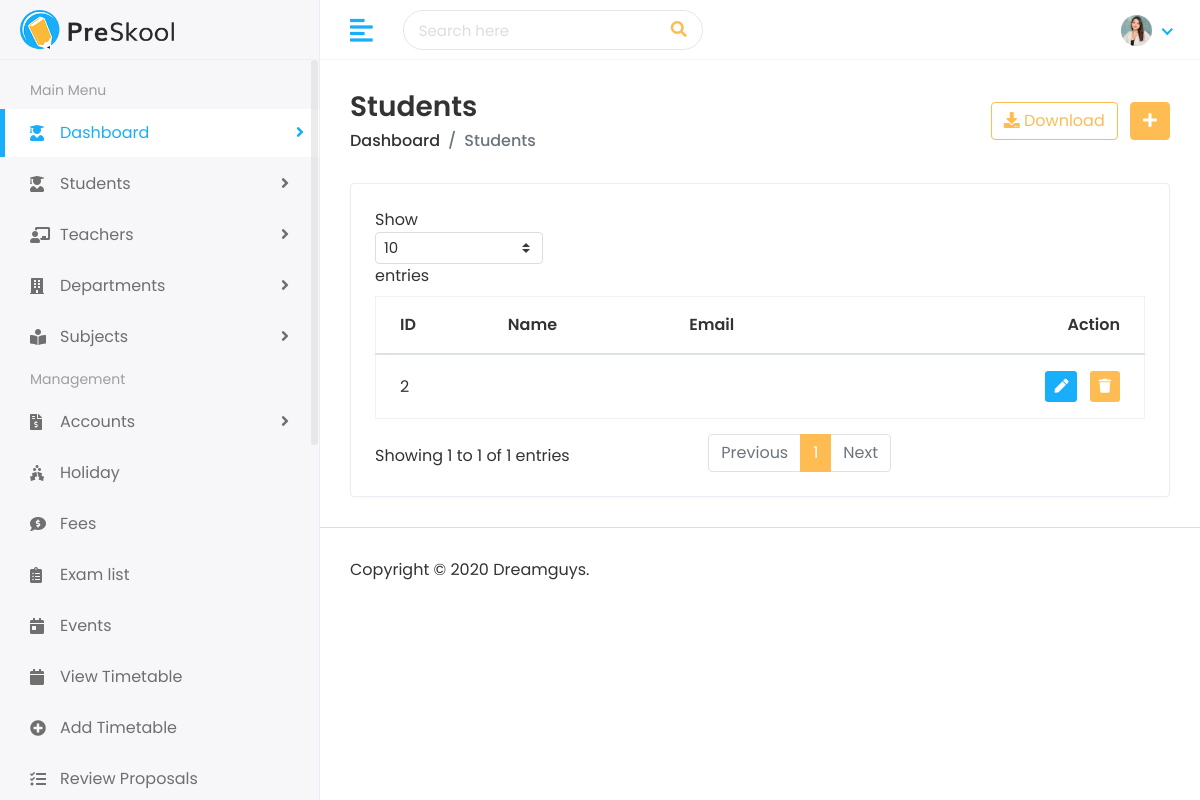
Page /student/ (signed in) on the earlier database version.
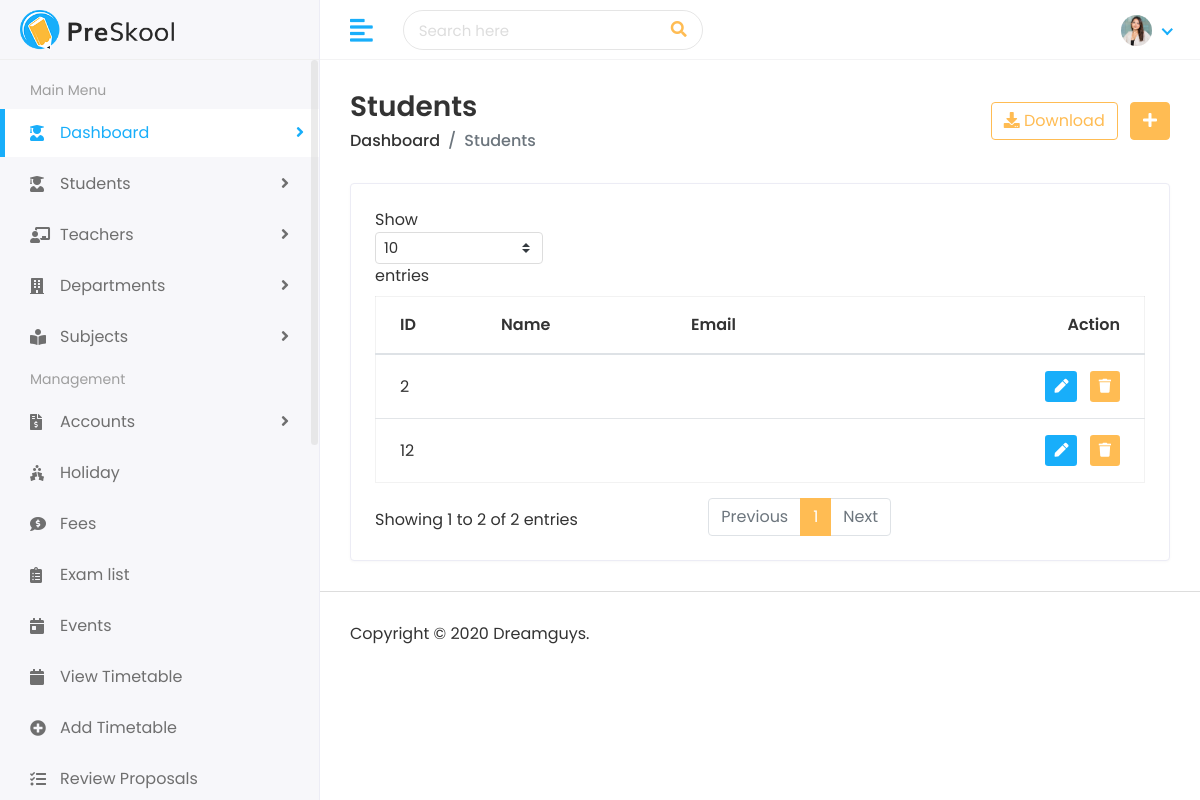
Same page on the later database version.
### student/models.py (models this page shows, shortened)
class Student(models.Model):
   parent = models.ForeignKey(Parent, on_delete=models.CASCADE  , null=True, blank=True)
   user = models.OneToOneField(settings.AUTH_USER_MODEL, on_delete=models.SET_NULL, null=True, blank=True)
   first_name = models.CharField(max_length=100)
   last_name = models.CharField(max_length=100)
   student_id = models.CharField(max_length=200  )
   gender = models.CharField(max_length=10,
   choices=[('Male','Male'), ('Female','Female')])
   date_of_birth = models.DateField(null=True, blank=True)
   student_class = models.CharField(null=True, blank=True ,max_length=50 , choices=[('class A','class A'), ('class B','class B'), ('class C','class C')])
   joining_date = models.DateField(null=True, blank=True)
   mobile_number = models.CharField(null=True, blank=True,max_length=15)
   admission_number = models.CharField(null=True, blank=True ,max_length=20)
   section = models.CharField(null=True, blank=True , max_length=10)
   student_image = models.ImageField(
   upload_to='students/', null = True , blank=True)

### student/views.py (the view)
# urls.py: path('', views.student_list, name='student_list'),
@login_required
def student_list(request):
    students = Student.objects.all()
    return render(request, 'students/students.html', {'students': students})

### templates/students/students.html (shortened to what this page needs)
{% extends 'Home/base.html' %}
{% load static %}
{% block body %}
         <div class="page-wrapper">
            <div class="content container-fluid">
               <div class="page-header">
                  <div class="row align-items-center">
                     <div class="col">
                        <h3 class="page-title">Students</h3>
                        <ul class="breadcrumb">
                           <li class="breadcrumb-item"><a href="">Dashboard</a></li>
                           <li class="breadcrumb-item active">Students</li>
                        </ul>
                     </div>
                     {% if user.is_authenticated and user.is_admin or user.is_authenticated and user.is_teacher %}
                     <div class="col-auto text-right float-right ml-auto">
                        <a href="{% url 'export_students_csv' %}" class="btn btn-outline-primary mr-2"><i class="fas fa-download"></i> Download</a>
                        <a href="{% url 'add_student' %}" class="btn btn-primary"><i class="fas fa-plus"></i></a>
                     </div>
                     {% endif %}
                  </div>
               </div>
               <div class="row">
                  <div class="col-sm-12">
                     <div class="card card-table">
                        <div class="card-body">
                           <div class="table-responsive">
                              <table class="table table-hover table-center mb-0 datatable">
                                 <thead>
                                    <tr>
                                       <th>ID</th>
                                       <th>Name</th>
                                       <th>Email</th>
                                       {% if user.is_authenticated and user.is_admin or user.is_authenticated and user.is_teacher %}
                                       <th class="text-right">Action</th>
                                       {% endif %}
                                    </tr>
                                 </thead>
                                 <tbody>
                                    {% for student in students %}
                                    <tr>
                                       <td>{{ student.student_id}}</td>
                                       <td>
                                       </td>
                                       <td>{{ student.user.email }}</td>
                                       {% if user.is_authenticated and user.is_admin or user.is_authenticated and user.is_teacher %}
                                       <td class="text-right">
                                          <div class="actions">
                                             <a href="{% url 'edit_student' student.student_id %}" class="btn btn-sm bg-success-light mr-2">
                                                 <i class="fas fa-pen"></i>
                                             </a>
                                             <form action="{% url 'delete_student' student.student_id %}" method="POST" style="display:inline;">
                                                 <button type="submit" class="btn btn-sm bg-danger-light" onclick="return confirm('Are you sure you want to delete this student?');">
                                                     <i class="fas fa-trash"></i>
                                                 </button>
                                             </form>
                                         </div>
                                       </td>
                                       {% endif %}
                                    </tr>
                                    {% endfor %}
                                 </tbody>
                              </table>
                           </div>
                        </div>
                     </div>
                  </div>
               </div>
            </div>
            <footer>
               <p>Copyright © 2020 Dreamguys.</p>
            </footer>
         </div>
      </div>
   </body>
</html>
{% endblock %}

Differences in the rows shown:
added Student: student_id "12"
Other differences:
text written by a page script: "Show entries Showing 1 to 1 of 1 entries Previous 1 Next" → "Show entries Showing 1 to 2 of 2 entries Previous 1 Next"
